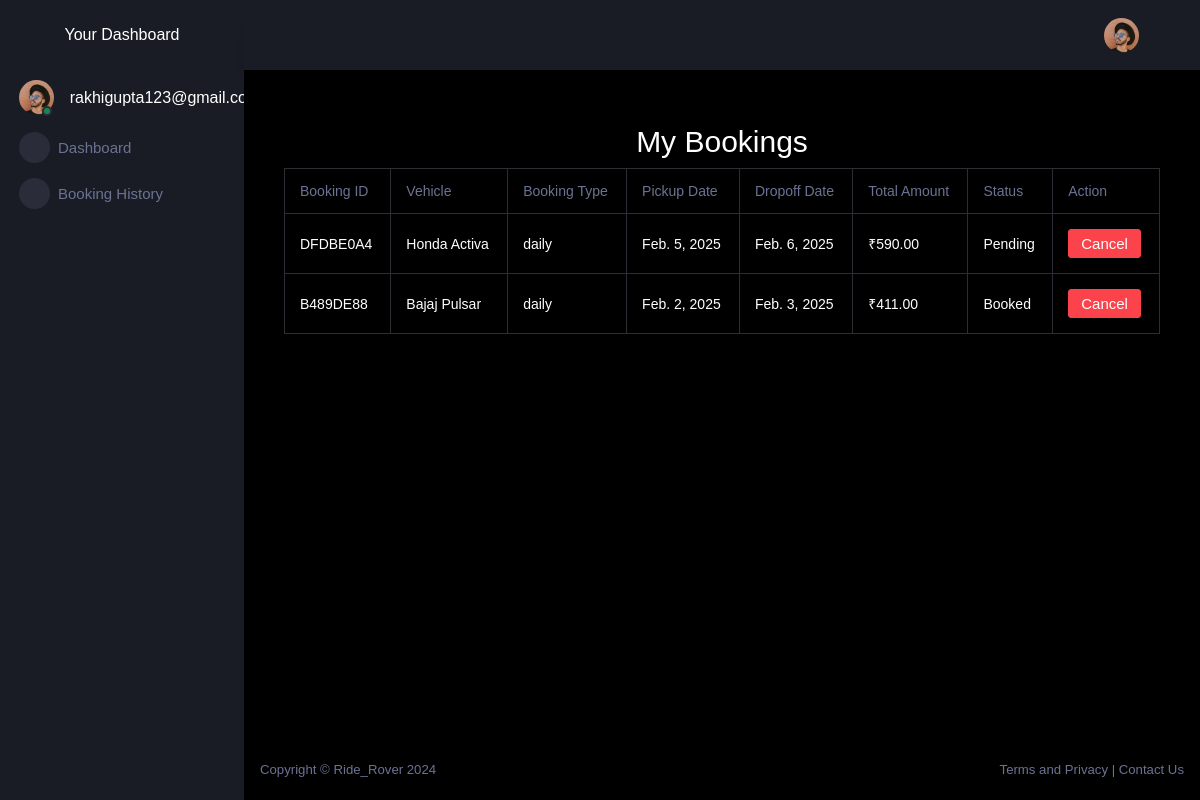
/clientapp/clientapp/booking_history/ (signed in), run on the app's committed database.
### user/models.py (models this page shows, shortened)
class Booking(models.Model):
    booking_type_choices = [
        ('daily', 'Daily'),
        ('weekly', 'Weekly'),
        ('monthly', 'Monthly'),
    ]
    STATUS_CHOICES = [
        ('Pending', 'Pending'),
        ('Confirmed', 'Confirmed'),
        ('Cancelled', 'Cancelled'),
    ]
    booking_id = models.CharField(max_length=20, unique=True, editable=False, default=generate_booking_id)
    name = models.CharField(max_length=100, default = 'Default Value')
    user = models.ForeignKey(User, on_delete=models.CASCADE, default = 1)
    booking_type = models.CharField(max_length=10, choices=booking_type_choices, null=False, blank=False)
    vehicle = models.ForeignKey(Vehicle, on_delete=models.CASCADE, null=True, blank=True)
    pickup_date = models.DateField()
    pickup_time = models.TimeField()
    dropoff_date = models.DateField()
    dropoff_time = models.TimeField()
    duration = models.PositiveIntegerField(default=0)
    base_rate = models.DecimalField(max_digits=10, decimal_places=2, default=0.00)
    taxes = models.DecimalField(max_digits=10, decimal_places=2, default=0.00)
    total_amount = models.DecimalField(max_digits=10, decimal_places=2, default=0.00)
    status = models.CharField(max_length=10, choices=STATUS_CHOICES, default='Booked')

class Vehicle(models.Model):
    name = models.CharField(max_length=100)
    price_per_day = models.DecimalField(max_digits=10, decimal_places=2)
    security_deposit = models.DecimalField(max_digits=10, decimal_places=2)
    image = models.FileField(upload_to="")

### clientapp/views.py (the view)
# urls.py: path('clientapp/booking_history/', views.booking_history, name='booking_history'),
@login_required
def booking_history(request):
    bookings = Booking.objects.filter(user=request.user).order_by('-pickup_date')
    return render(request, 'booking_history.html', {'bookings':bookings})

### clientapp/templates/booking_history.html (shortened to what this page needs)
{% extends "clienthome.html" %}
{% block body %}
<div class="container mt-4">
    <h2 class="text-center">My Bookings</h2>
        <table class="table table-bordered table-responsive text-white">
            <thead>
                <tr>
                    <th>Booking ID</th>
                    <th>Vehicle</th>
                    <th>Booking Type</th>
                    <th>Pickup Date</th>
                    <th>Dropoff Date</th>
                    <th>Total Amount</th>
                    <th>Status</th>
                    <th>Action</th>
                </tr>
            </thead>
            <tbody>
                {% for booking in bookings %}
                <tr>
                    <td>{{ booking.booking_id }}</td>
                    <td>{{ booking.vehicle.name }}</td>
                    <td>{{ booking.booking_type }}</td>
                    <td>{{ booking.pickup_date }}</td>
                    <td>{{ booking.dropoff_date }}</td>
                    <td>₹{{ booking.total_amount }}</td>
                    <td>{{ booking.status }}</td>
                    <td>
                        {% if booking.status != "Cancelled" %}
                            <form action="{% url 'clientapp:cancel_booking' booking.id %}" method="POST">
                                <button type="submit" class="btn btn-danger">Cancel</button>
                            </form>
                        {% else %}
                            <span class="text-danger">Cancelled</span>
                        {% endif %}
                    </td>
                </tr>
                {% endfor %}
            </tbody>
        </table>
</div>
{% endblock %}

### clientapp/templates/clientparent.html (shortened to what this page needs)
<!DOCTYPE html>
<html lang="en">
    {% load static %}
<head>
    <link rel="stylesheet" href="{% static 'assets/vendors/mdi/css/materialdesignicons.min.css' %}">
    <link rel="stylesheet" href="{% static 'assets/vendors/css/vendor.bundle.base.css' %}">
    <link rel="stylesheet" href="{% static 'assets/vendors/jvectormap/jquery-jvectormap.css' %}">
    <link rel="stylesheet" href="{% static 'assets/vendors/flag-icon-css/css/flag-icon.min.css' %}">
    <link rel="stylesheet" href="{% static 'assets/vendors/owl-carousel-2/owl.carousel.min.css' %}">
    <link rel="stylesheet" href="{% static 'assets/vendors/owl-carousel-2/owl.theme.default.min.css' %}">
    <link rel="stylesheet" href="{% static 'assets/css/style.css' %}">
</head>
<body>
    <div class="container-scroller">
      <nav class="sidebar sidebar-offcanvas" id="sidebar">
          <div class="sidebar-brand-wrapper d-none d-lg-flex align-items-center justify-content-center fixed-top">
            <span>Your Dashboard</span>
          </div>
          <ul class="nav">
            <li class="nav-item profile">
              <div class="profile-desc">
                <div class="profile-pic">
                  <div class="count-indicator">
                    <img class="img-xs rounded-circle" src="{% static 'assets/images/faces/face15.jpg' %}" alt="">
                    <span class="count bg-success"></span>
                  </div>
                  <div class="profile-name">
                    <h5 class="mb-0 font-weight-normal">{{ user.username }}</h5>
                  </div>
                </div>
              </div>
            </li>
            <li class="nav-item menu-items">
              <a class="nav-link" href="#">
                <span class="menu-icon">
                  <i class="mdi mdi-speedometer"></i>
                </span>
                <span class="menu-title">Dashboard</span>
              </a>
            </li>
            <li class="nav-item menu-items">
              <a class="nav-link" href="{% url 'clientapp:booking_history' %}">
                <span class="menu-icon">
                  <i class="mdi mdi-speedometer"></i>
                </span>
                <span class="menu-title">Booking History</span>
              </a>
            </li>
          </ul>
        </nav>
        <div class="container-fluid page-body-wrapper">
          <nav class="navbar p-0 fixed-top d-flex flex-row">
            <div class="navbar-menu-wrapper flex-grow d-flex align-items-stretch">
              <button class="navbar-toggler navbar-toggler align-self-center" type="button" data-toggle="minimize">
                <span class="mdi mdi-menu"></span>
              </button>
              <ul class="navbar-nav navbar-nav-right">
                <li class="nav-item dropdown">
                  <a class="nav-link" id="profileDropdown" href="#" data-bs-toggle="dropdown">
                    <div class="navbar-profile">
                      <img class="img-xs rounded-circle" src="{% static 'assets/images/faces/face15.jpg' %}" alt="">
                      <i class="mdi mdi-menu-down d-none d-sm-block"></i>
                    </div>
                  </a>
                </li>
              </ul>
            </div>
          </nav>
          <div class="main-panel">
            <div class="content-wrapper">
              {% block body %}
              {% endblock body %}
            </div>
            <footer class="footer">
              <div class="d-sm-flex justify-content-center justify-content-sm-between">
                <span class="text-muted d-block text-center text-sm-left d-sm-inline-block">Copyright © Ride_Rover 2024</span>
                <span class="text-muted d-block text-center">Terms and Privacy | Contact Us</span>
              </div>
            </footer>
          </div>
        </div>
      </div>
    </body>
</html>

### clientapp/templates/clientparent.html (style rules this page uses)
::placeholder { color: white !important; }

### data on the page
Booking: booking_id "DFDBE0A4", vehicle.name "Honda Activa", booking_type "daily", pickup_date "Feb. 5, 2025", dropoff_date "Feb. 6, 2025", total_amount "590.00", status "Pending", shows "Cancel"
Booking: booking_id "B489DE88", vehicle.name "Bajaj Pulsar", booking_type "daily", pickup_date "Feb. 2, 2025", dropoff_date "Feb. 3, 2025", total_amount "411.00", status "Booked", shows "Cancel"
